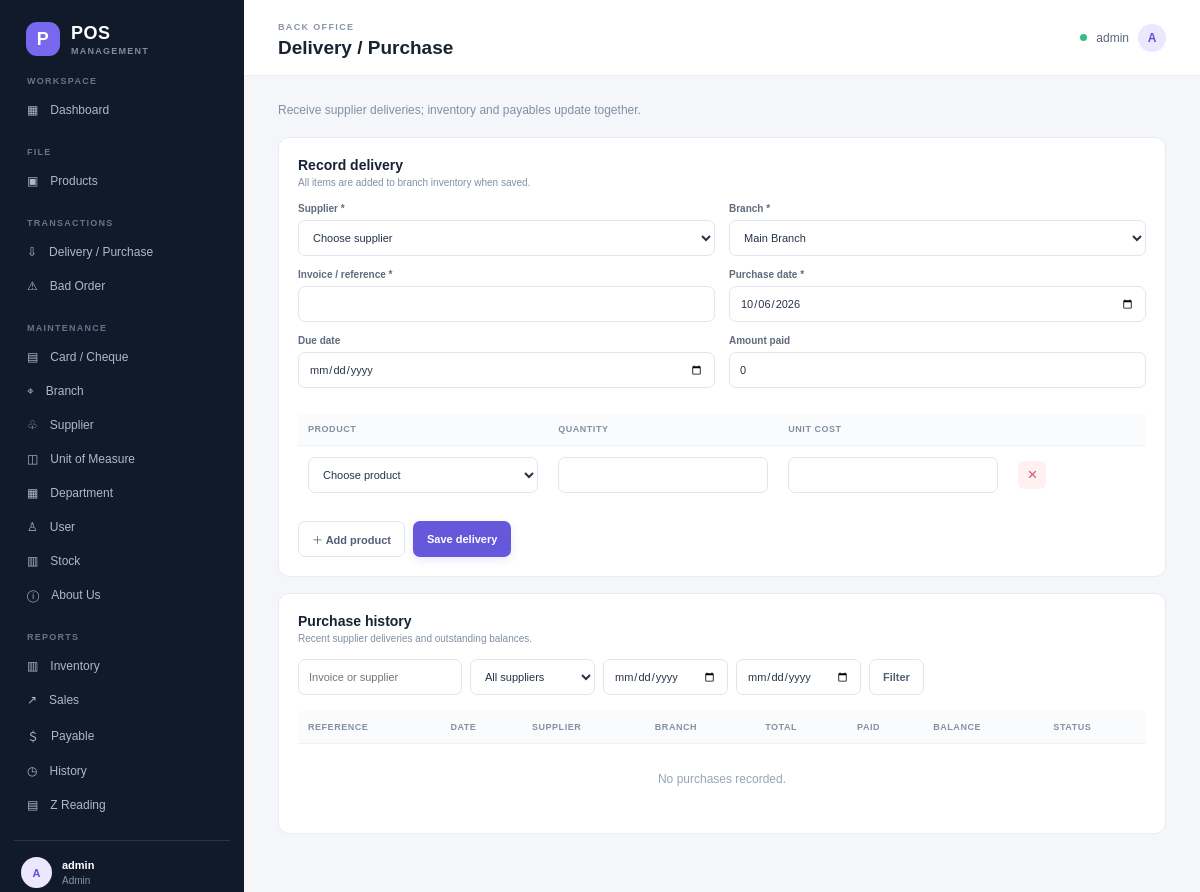
Screenshot of /backoffice/purchases/ (signed in) with the database file from the repository.
### pos/models.py (models this page shows)
class User(AbstractUser):
    class Role(models.TextChoices):
        ADMIN = "ADMIN", "Admin"
        CASHIER = "CASHIER", "Cashier"
    role = models.CharField(max_length=10, choices=Role.choices, default=Role.CASHIER)
    branch = models.ForeignKey(Branch, null=True, blank=True, on_delete=models.SET_NULL, related_name="users")
    full_name = models.CharField(max_length=160, blank=True)
    objects = POSUserManager()
    @property
    def display_name(self):
        return self.full_name or self.get_full_name() or self.username

### pos/views.py (the view, shortened to what this page needs)
# urls.py: path("backoffice/purchases/", views.purchases, name="purchases"),
@admin_required
def purchases(request):
    records = Purchase.objects.select_related("supplier", "branch", "created_by").prefetch_related("items").order_by("-created_at")
    query = request.GET.get("q", "")
    if query:
        records = records.filter(Q(reference__icontains=query) | Q(supplier__name__icontains=query))
    supplier_id = id_filter(request, "supplier")
    if supplier_id:
        records = records.filter(supplier_id=supplier_id)
    start = date_filter(request, "start")
    end = date_filter(request, "end")
    if start and end and start > end:
        messages.error(request, "Start date cannot be after end date.")
        start = end = None
    if start:
        records = records.filter(purchase_date__gte=start)
    if end:
        records = records.filter(purchase_date__lte=end)
    return render(request, "pos/purchases.html", {
        "records": records[:100], "suppliers": Supplier.objects.filter(active=True),
        "products": Product.objects.filter(active=True).order_by("name"),
        "branches": Branch.objects.filter(active=True), "branch": active_branch_for(request),
        "query": query, "today": timezone.localdate(), "start": start.isoformat() if start else "", "end": end.isoformat() if end else "",
    })

### pos/views.py (called while the page is built)
def date_filter(request, key):
    raw = request.GET.get(key, "").strip()
    if not raw:
        return None
    try:
        return date.fromisoformat(raw)
    except ValueError:
        messages.error(request, f"Choose a valid {key} date.")
        return None

def id_filter(request, key):
    raw = request.GET.get(key, "").strip()
    if not raw:
        return None
    try:
        return int(raw)
    except ValueError:
        messages.error(request, f"Choose a valid {key} filter.")
        return None

def role_required(role):
    def decorator(view_func):
        @wraps(view_func)
        def wrapped(request, *args, **kwargs):
            if not request.user.is_authenticated:
                return redirect("login")
            if request.user.role != role:
                messages.error(request, "You do not have permission to access that page.")
                return redirect("cashier" if request.user.role == User.Role.CASHIER else "backoffice")
            return view_func(request, *args, **kwargs)
        return wrapped
    return decorator

def active_branch_for(request):
    if request.user.role == User.Role.CASHIER:
        branch = Branch.objects.filter(pk=request.user.branch_id, active=True).first()
    else:
        raw_branch_id = request.GET.get("branch") or request.POST.get("branch")
        try:
            branch_id = int(raw_branch_id) if raw_branch_id else None
        except ValueError:
            branch_id = None
            messages.error(request, "Choose a valid branch.")
        branch = Branch.objects.filter(pk=branch_id, active=True).first() if branch_id else None
        branch = branch or Branch.objects.filter(active=True).first()
    if branch is None:
        raise Http404("An active branch must be configured for this account.")
    return branch

### templates/pos/purchases.html (shortened to what this page needs)
{% extends "pos/base.html" %}
{% block page_heading %}Delivery / Purchase{% endblock %}
{% block content %}
<div class="page-intro"><p class="muted">Receive supplier deliveries; inventory and payables update together.</p></div>
<section class="panel"><div class="panel-heading"><div><h2>Record delivery</h2><p>All items are added to branch inventory when saved.</p></div></div>
<form method="post" class="transaction-form" data-line-form>{% csrf_token %}<div class="form-grid">
<div class="field"><label>Supplier *</label><select name="supplier" class="input" required><option value="">Choose supplier</option>{% for s in suppliers %}<option value="{{ s.id }}">{{ s.name }}</option>{% endfor %}</select></div>
<div class="field"><label>Branch *</label><select name="branch" class="input" required>{% for b in branches %}<option value="{{ b.id }}" {% if b.id == branch.id %}selected{% endif %}>{{ b.name }}</option>{% endfor %}</select></div>
<div class="field"><label>Invoice / reference *</label><input class="input" name="reference" required maxlength="60"></div><div class="field"><label>Purchase date *</label><input class="input" name="purchase_date" type="date" value="{{ today|date:'Y-m-d' }}" required></div>
<div class="field"><label>Due date</label><input class="input" name="due_date" type="date"></div><div class="field"><label>Amount paid</label><input class="input" name="amount_paid" type="number" min="0" step=".01" value="0"></div></div>
<div class="table-wrap line-items"><table><thead><tr><th>Product</th><th>Quantity</th><th>Unit cost</th><th></th></tr></thead><tbody data-lines><tr class="line-row"><td><select class="input item-product" name="item_product[]" required><option value="">Choose product</option>{% for p in products %}<option value="{{ p.id }}" data-cost="{{ p.cost_price }}">{{ p.name }} ({{ p.code }})</option>{% endfor %}</select></td><td><input class="input" type="number" name="item_quantity[]" min=".001" step=".001" required></td><td><input class="input item-cost" type="number" name="item_cost[]" min="0" step=".01" required></td><td><button class="icon-button remove-line" type="button" aria-label="Remove item">×</button></td></tr></tbody></table></div>
<div class="form-actions"><button class="button secondary add-line" type="button">＋ Add product</button><button class="button primary" type="submit" data-confirm-message="This delivery will be saved and the received quantities will be added to branch stock." data-confirm-title="Receive this delivery?" data-confirm-action="Save delivery">Save delivery</button></div></form></section>
<section class="panel"><div class="panel-heading"><div><h2>Purchase history</h2><p>Recent supplier deliveries and outstanding balances.</p></div></div><form method="get" class="filter-bar"><input class="input" name="q" value="{{ query }}" placeholder="Invoice or supplier"><select name="supplier" class="input"><option value="">All suppliers</option>{% for s in suppliers %}<option value="{{ s.id }}" {% if request.GET.supplier == s.id|stringformat:'s' %}selected{% endif %}>{{ s.name }}</option>{% endfor %}</select><input class="input" type="date" name="start" value="{{ start }}"><input class="input" type="date" name="end" value="{{ end }}"><button class="button secondary">Filter</button></form><div class="table-wrap"><table><thead><tr><th>Reference</th><th>Date</th><th>Supplier</th><th>Branch</th><th>Total</th><th>Paid</th><th>Balance</th><th>Status</th></tr></thead><tbody>{% for p in records %}<tr><td><strong>{{ p.reference }}</strong></td><td>{{ p.purchase_date }}</td><td>{{ p.supplier.name }}</td><td>{{ p.branch.name }}</td><td>₱{{ p.total|floatformat:2 }}</td><td>₱{{ p.amount_paid|floatformat:2 }}</td><td>₱{{ p.balance|floatformat:2 }}</td><td><span class="badge {% if p.payable_status == 'PAID' %}success{% elif p.payable_status == 'OVERDUE' %}danger{% else %}warning{% endif %}">{{ p.payable_status }}</span></td></tr>{% empty %}<tr><td colspan="8" class="empty-state">No purchases recorded.</td></tr>{% endfor %}</tbody></table></div></section>
{% endblock %}

### templates/pos/base.html (shortened to what this page needs)
{% load static %}
<!doctype html>
<html lang="en">
<head>
  <link rel="stylesheet" href="{% static 'pos/app.css' %}">
  <link rel="stylesheet" href="{% static 'pos/confirm.css' %}">
</head>
<body class="{% if user.is_authenticated and user.role == 'CASHIER' %}cashier-shell{% endif %}">
{% if user.is_authenticated %}
<div class="layout">
  <aside class="sidebar">
    <a class="brand" href="{% url 'dashboard' %}"><span class="brand-icon">P</span><span>POS<span class="brand-sub">MANAGEMENT</span></span></a>
    <div class="nav-caption">WORKSPACE</div>
    {% if user.role == "ADMIN" %}
      <a class="nav-link" href="{% url 'backoffice' %}">▦ <span>Dashboard</span></a>
      <div class="nav-caption">FILE</div>
      <a class="nav-link" href="{% url 'master' 'products' %}">▣ <span>Products</span></a>
      <div class="nav-caption">TRANSACTIONS</div>
      <a class="nav-link" href="{% url 'purchases' %}">⇩ <span>Delivery / Purchase</span></a>
      <a class="nav-link" href="{% url 'bad_orders' %}">⚠ <span>Bad Order</span></a>
      <div class="nav-caption">MAINTENANCE</div>
      <a class="nav-link" href="{% url 'master' 'payments' %}">▤ <span>Card / Cheque</span></a>
      <a class="nav-link" href="{% url 'master' 'branches' %}">⌖ <span>Branch</span></a>
      <a class="nav-link" href="{% url 'master' 'suppliers' %}">♧ <span>Supplier</span></a>
      <a class="nav-link" href="{% url 'master' 'units' %}">◫ <span>Unit of Measure</span></a>
      <a class="nav-link" href="{% url 'master' 'departments' %}">▦ <span>Department</span></a>
      <a class="nav-link" href="{% url 'master' 'users' %}">♙ <span>User</span></a>
      <a class="nav-link" href="{% url 'stock' %}">▥ <span>Stock</span></a>
      <a class="nav-link" href="{% url 'master' 'company' %}">ⓘ <span>About Us</span></a>
      <div class="nav-caption">REPORTS</div>
      <a class="nav-link" href="{% url 'report' 'inventory' %}">▥ <span>Inventory</span></a>
      <a class="nav-link" href="{% url 'report' 'sales' %}">↗ <span>Sales</span></a>
      <a class="nav-link" href="{% url 'report' 'payables' %}">＄ <span>Payable</span></a>
      <a class="nav-link" href="{% url 'report' 'history' %}">◷ <span>History</span></a>
      <a class="nav-link" href="{% url 'report' 'zreadings' %}">▤ <span>Z Reading</span></a>
    {% else %}
      <a class="nav-link" href="{% url 'cashier' %}">▦ <span>Cashiering</span></a>
      <a class="nav-link" href="{% url 'cashier_zreading' %}">▤ <span>Z Reading</span></a>
    {% endif %}
    <div class="sidebar-bottom"><div class="user-chip"><span class="avatar">{{ user.display_name|first|upper }}</span><span><b>{{ user.display_name }}</b><small>{{ user.get_role_display }}</small></span></div></div>
  </aside>
  <main class="main">
    <header class="topbar"><div><span class="eyebrow">{% if user.role == "ADMIN" %}BACK OFFICE{% else %}CASHIERING{% endif %}</span><h1>{% block page_heading %}Dashboard{% endblock %}</h1></div><div class="top-user"><span class="status-dot"></span>{{ user.display_name }}<span class="avatar small">{{ user.display_name|first|upper }}</span></div></header>
    <section class="content">
      {% block content %}{% endblock %}
    </section>
  </main>
</div>
{% else %}
  {% for message in messages %}<div class="alert {{ message.tags }} login-alert">{{ message }}</div>{% endfor %}
  {% block anonymous_content %}{% endblock %}
{% endif %}
</body>
</html>

### rows the page displays
User: display_name|first "A", display_name "admin", role "Admin"

### other values shown
form field branch "Main Branch"
